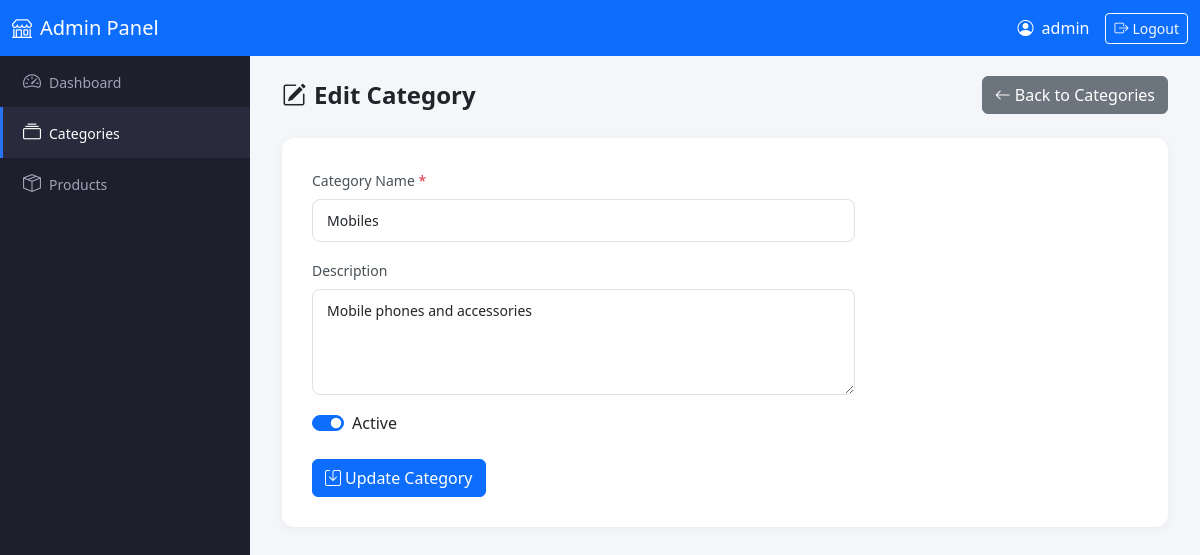
Page /admin/categories/edit.php?id=1 (signed in) on the committed database.
### tables this page shows
CREATE TABLE IF NOT EXISTS `categories` (
    `id` INT(11) NOT NULL AUTO_INCREMENT,
    `name` VARCHAR(100) NOT NULL,
    `description` TEXT DEFAULT NULL,
    `status` TINYINT(1) NOT NULL DEFAULT 1 COMMENT '1=Active, 0=Inactive',
    `created_at` TIMESTAMP NOT NULL DEFAULT CURRENT_TIMESTAMP,
    `updated_at` TIMESTAMP NOT NULL DEFAULT CURRENT_TIMESTAMP ON UPDATE CURRENT_TIMESTAMP,
    PRIMARY KEY (`id`)
);

### admin/categories/edit.php (the view, shortened to what this page needs)
<?php
require_once __DIR__ . '/../../includes/header.php';
require_once __DIR__ . '/../../includes/sidebar.php';
require_once __DIR__ . '/../../includes/navbar.php';
$pdo = getConnection();
$id = isset($_GET['id']) ? (int)$_GET['id'] : 0;
$stmt = $pdo->prepare("SELECT * FROM categories WHERE id = :id");
$stmt->execute([':id' => $id]);
$category = $stmt->fetch();
$name = $category['name'];
$description = $category['description'];
$status = $category['status'];
?>
<div class="main-content">
    <div class="container-fluid">
        <div class="page-header">
            <h4><i class="bi bi-pencil-square me-2"></i>Edit Category</h4>
            <a href="view.php" class="btn btn-secondary">
                <i class="bi bi-arrow-left me-1"></i>Back to Categories
            </a>
        </div>
        <div class="form-card">
            <form method="POST" action="edit.php?id=<?php echo $id; ?>" novalidate>
                <div class="row">
                    <div class="col-md-8">
                        <div class="mb-3">
                            <label for="name" class="form-label">Category Name <span class="text-danger">*</span></label>
                            <input type="text" class="form-control" id="name" name="name"
                                   value="<?php echo htmlspecialchars($name); ?>"
                                   placeholder="Enter category name" required>
                        </div>
                        <div class="mb-3">
                            <label for="description" class="form-label">Description</label>
                            <textarea class="form-control" id="description" name="description" rows="4"
                                      placeholder="Enter category description (optional)"><?php echo htmlspecialchars($description); ?></textarea>
                        </div>
                        <div class="mb-4">
                            <div class="form-check form-switch">
                                <input class="form-check-input" type="checkbox" id="status" name="status"
                                       <?php echo $status ? 'checked' : ''; ?>>
                                <label class="form-check-label" for="status">Active</label>
                            </div>
                        </div>
                        <button type="submit" class="btn btn-primary">
                            <i class="bi bi-save me-1"></i>Update Category
                        </button>
                    </div>
                </div>
            </form>
        </div>
    </div>
</div>
<?php require_once __DIR__ . '/../../includes/footer.php'; ?>

### admin/assets/css/style.css (style rules this page uses)
:root { --sidebar-width: 250px; --header-height: 56px; --primary-color: #2874f0; --sidebar-bg: #1e1e2d; --sidebar-hover: #2a2a3d; --sidebar-active: #2874f0; }
body { font-family: 'Segoe UI', Tahoma, Geneva, Verdana, sans-serif; background-color: #f5f6fa; padding-top: var(--header-height); }
.main-content { margin-left: var(--sidebar-width); padding: 20px; min-height: calc(100vh - var(--header-height)); }
.form-card { background: #fff; border-radius: 12px; padding: 30px; box-shadow: 0 2px 10px rgba(0, 0, 0, 0.05); }
.form-card .form-label { font-weight: 500; font-size: 14px; color: #495057; }
.form-card .form-control { border-radius: 8px; border: 1px solid #e0e0e0; padding: 10px 14px; font-size: 14px; }
.page-header { display: flex; justify-content: space-between; align-items: center; margin-bottom: 24px; }
.page-header h4 { font-weight: 600; margin: 0; }

### rows in the picture
categories: name "Mobiles", description "Mobile phones and accessories", status "☑"

### other values in the picture
$_SESSION['admin_username'] "admin"
